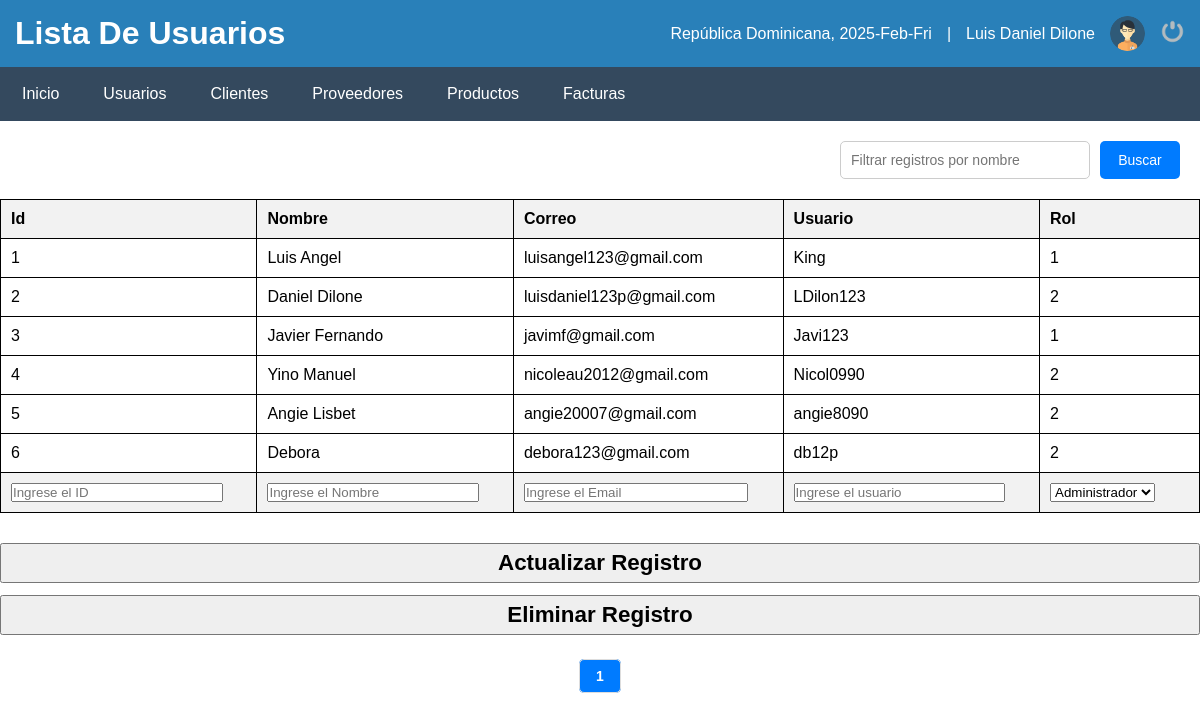
Screenshot of /pages/listaDeUsuarios.php with the database file from the repository.
### tables this page shows
CREATE TABLE `usuario` (
  `idusuario` int(11) NOT NULL,
  `nombre` varchar(50) NOT NULL,
  `correo` varchar(100) NOT NULL,
  `usuario` varchar(15) NOT NULL,
  `clave` varchar(100) NOT NULL,
  `rol` int(11) NOT NULL
);

### pages/listaDeUsuarios.php (the view, shortened to what this page needs)
<?php
$con = mysqli_connect("localhost", "root", "", "facturacion2");
$consultaFiltro = "";
$usuariosPorPagina = 10;
$paginaActual = isset($_GET['pagina']) ? (int)$_GET['pagina'] : 1;
$inicio = ($paginaActual - 1) * $usuariosPorPagina;
$queryTotalUsuarios = "SELECT COUNT(*) as total FROM usuario";
$resultTotal = mysqli_query($con, $queryTotalUsuarios);
$totalUsuarios = mysqli_fetch_assoc($resultTotal)['total'];
$totalPaginas = ceil($totalUsuarios / $usuariosPorPagina);
$queryUsuarios = "SELECT * FROM usuario" .$consultaFiltro. " LIMIT $inicio, $usuariosPorPagina";
$result = mysqli_query($con, $queryUsuarios);
?>
<!DOCTYPE html>
<html lang="es">
<head>
    <link rel="stylesheet" href="../css/listaUsuarios.css">
</head>
<body>
<header>
    <div class="header">
        <h1>Lista De Usuarios</h1>
        <div class="optionsBar">
            <p>República Dominicana, <?php echo date('Y-M-D'); ?></p>
            <span>|</span>
            <span class="user">Luis Daniel Dilone</span>
            <img class="photouser" src="../img/user.png" alt="Usuario">
            <a href="index.php"><img class="close" src="../img/salir.png" alt="Salir del sistema" title="Salir"></a>
        </div>
    </div>
    <nav>
        <ul>
            <li><a href="home.php">Inicio</a></li>
            <li class="principal">
                <a href="#">Usuarios</a>
            </li>
            <li class="principal">
                <a href="#">Clientes</a>
            </li>
            <li class="principal">
                <a href="#">Proveedores</a>
            </li>
            <li class="principal">
                <a href="#">Productos</a>
            </li>
            <li class="principal">
                <a href="#">Facturas</a>
            </li>
        </ul>
    </nav>
</header>
<section>
    <form action="" method="post">
        <div class="buscar">
        <input type="text" name="buscador" placeholder="Filtrar registros por nombre"> <input type="submit" value="Buscar">
        </div>
        <table>
            <thead>
                <tr>
                    <th>Id</th>
                    <th>Nombre</th>
                    <th>Correo</th>
                    <th>Usuario</th>
                    <th>Rol</th>
                </tr>
            </thead>
            <tbody>
                <?php
                if (mysqli_num_rows($result) > 0) {
                    while ($row = mysqli_fetch_assoc($result)) {
                        echo "<tr>";
                        echo "<td>" . $row['idusuario'] . "</td>";
                        echo "<td>" . $row['nombre'] . "</td>";
                        echo "<td>" . $row['correo'] . "</td>";
                        echo "<td>" . $row['usuario'] . "</td>";
                        echo "<td>" . $row['rol'] . "</td>";
                        echo "</tr>";
                    }
                } else {
                    echo "<tr><td colspan='6'>No hay usuarios registrados</td></tr>";
                }
                ?>
            </tbody>
			<tfooter>
			<tr>
					<th class="grey"><input type="text" name="idusuario" id="idusuario" placeholder="Ingrese el ID"></th>
					<th class="grey"><input type="text" name="nombre" id="nombre" placeholder="Ingrese el Nombre"></th>
					<th class="grey"><input type="email" name="correo" id="correo" placeholder="Ingrese el Email"></th>
					<th class="grey"><input type="text" name="usuario" id="usuario" placeholder="Ingrese el usuario"></th>
					<th class="grey"><select name = "rol">
                    <option value="1" name="1">Administrador</option>
					</select></th>
				</tr>
			</tfooter>
        </table>
		<input type="submit" class="button" name="actualizar" value="Actualizar Registro">
		<input type="submit" class="button" name="eliminar" value="Eliminar Registro">
        <div class="pagination">
            <?php
            for ($i = 1; $i <= $totalPaginas; $i++) {
                echo "<a href='?pagina=$i' " . ($i == $paginaActual ? "class='active'" : "") . ">$i</a>";
            }
            ?>
        </div>
    </form>
</section>
</body>
</html>

### css/listaUsuarios.css (style rules this page uses)
* { margin: 0; padding: 0; box-sizing: border-box; font-family: Arial, sans-serif; }
.header { background: #2980b9; color: #fff; padding: 15px; display: flex; justify-content: space-between; align-items: center; }
.optionsBar { display: flex; align-items: center; gap: 15px; }
.photouser { width: 35px; height: 35px; border-radius: 50%; }
.close { width: 25px; height: 25px; }
nav { background: #34495e; padding: 10px; }
nav ul { list-style: none; display: flex; gap: 20px; }
nav ul li a { color: #fff; text-decoration: none; padding: 8px 12px; display: block; }
.principal { position: relative; }
table { width: 100%; border-collapse: collapse; margin-top: 20px; margin-bottom: 30px; }
th, td { border: 1px solid black; padding: 10px; text-align: left; }
th { background-color: #f2f2f2; }
input { width: 90%; }
.button { font-size: 2.8vh; font-weight: bold; height: 40px; width: 100%; margin-bottom: 1.5vh; }
.pagination { text-align: center; margin-top: 20px; margin-bottom: 20px; }
.pagination a { margin: 0 5px; padding: 8px 16px; text-decoration: none; background-color: #f1f1f1; color: #333; border-radius: 5px; border: 1px solid #ddd; font-size: 14px; transition: background-color 0.3s; }
.pagination a.active { background-color: #007bff; color: white; }
.pagination a:first-child, .pagination a:last-child { font-weight: bold; }
.pagination a { margin: 0 8px; }
.buscar { margin: 20px 0; display: grid; justify-content: end; gap: 10px; max-width: 100%; grid-template-columns: auto auto; margin-right: 20px; }
.buscar input[type="text"] { padding: 10px; font-size: 14px; border: 1px solid #ccc; border-radius: 5px; width: 250px; transition: border-color 0.3s ease; }
.buscar input[type="submit"] { padding-top: 8px; padding-bottom: 8px; width: 10vh; background-color: #007bff; color: white; border: none; border-radius: 5px; cursor: pointer; font-size: 14px; transition: background-color 0.3s ease; }

### rows the page displays
usuario: idusuario "1", nombre "Luis Angel", correo "luisangel123@gmail.com", usuario "King", rol "1"
usuario: idusuario "2", nombre "Daniel Dilone", correo "luisdaniel123p@gmail.com", usuario "LDilon123", rol "2"
usuario: idusuario "3", nombre "Javier Fernando", correo "javimf@gmail.com", usuario "Javi123", rol "1"
usuario: idusuario "4", nombre "Yino Manuel", correo "nicoleau2012@gmail.com", usuario "Nicol0990", rol "2"
usuario: idusuario "5", nombre "Angie Lisbet", correo "angie20007@gmail.com", usuario "angie8090", rol "2"
usuario: idusuario "6", nombre "Debora", correo "debora123@gmail.com", usuario "db12p", rol "2"
